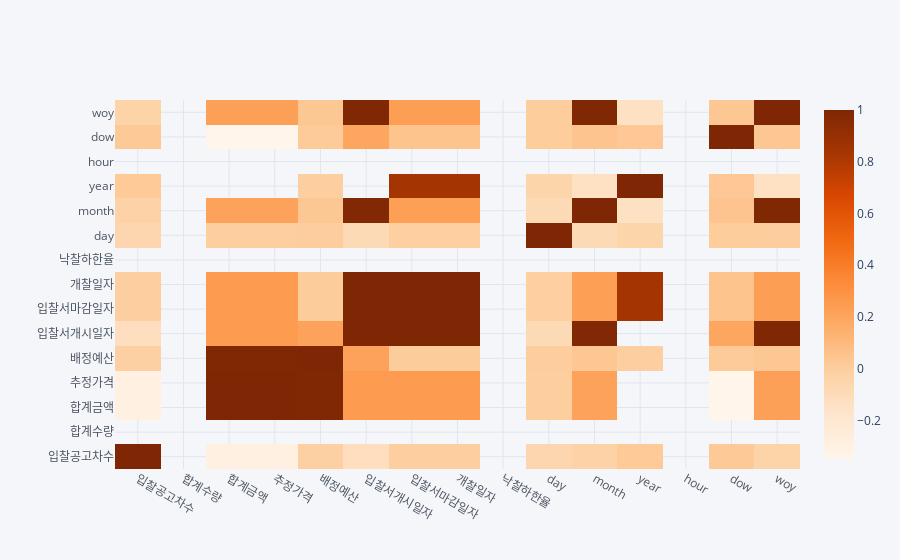

Write notebook code for a chart like this one.
### Markdown cell above
## 새로운 것을 넣으려는 시도는 좋으나, 실제로 Test가 행해질 때 주어지는 데이터는 오로지 시계열 데이터이다.
## 다른 변수들이 주어진 상태에서 배정예산을 추정하는 방향으로는 행해질 수 있지만 실제로 주어지는 데이터는 시계열 데이터만 주어진다..

### Code cell
df_test_2[[ '입찰공고차수',gd.corr().iplot(kind='heatmap', colorscale='oranges')

### Figure 1 — Plotly figure (JSON) as saved in the notebook; plotly's stock layout.template omitted (floating-point values rounded to 4 significant figures; data arrays with more than 128 entries replaced by an {"elided": "..."} marker saying what was removed)
{"data": [{"colorscale": [[0, "rgb(255,245,235)"], [0.125, "rgb(254,230,206)"], [0.25, "rgb(253,208,162)"], [0.375, "rgb(253,174,107)"], [0.5, "rgb(253,141,60)"], [0.625, "rgb(241,105,19)"], [0.75, "rgb(217,72,1)"], [0.875, "rgb(166,54,3)"], [1, "rgb(127,39,4)"]], "type": "heatmap", "x": ["입찰공고차수", "합계수량", "합계금액", "추정가격", "배정예산", "입찰서개시일자", "입찰서마감일자", "개찰일자", "낙찰하한율", "day", "month", "year", "hour", "dow", "woy"], "y": ["입찰공고차수", "합계수량", "합계금액", "추정가격", "배정예산", "입찰서개시일자", "입찰서마감일자", "개찰일자", "낙찰하한율", "day", "month", "year", "hour", "dow", "woy"], "z": {"elided": "15x15 float values"}, "zmax": null, "zmin": null}], "layout": {"legend": {"bgcolor": "#F5F6F9", "font": {"color": "#4D5663"}}, "paper_bgcolor": "#F5F6F9", "plot_bgcolor": "#F5F6F9", "title": {"font": {"color": "#4D5663"}}, "xaxis": {"gridcolor": "#E1E5ED", "showgrid": true, "tickfont": {"color": "#4D5663"}, "title": {"font": {"color": "#4D5663"}, "text": ""}, "zerolinecolor": "#E1E5ED"}, "yaxis": {"gridcolor": "#E1E5ED", "showgrid": true, "tickfont": {"color": "#4D5663"}, "title": {"font": {"color": "#4D5663"}, "text": ""}, "zerolinecolor": "#E1E5ED"}}}
